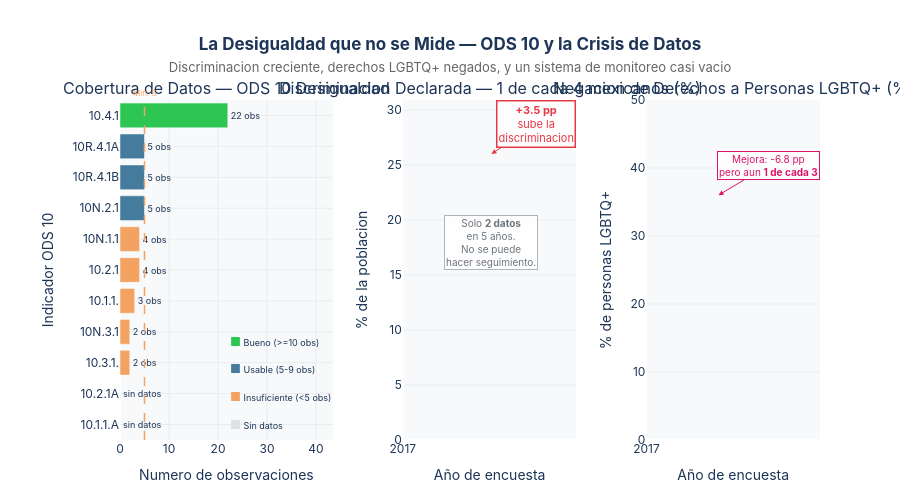

Notebook code for this chart:
### Markdown cell above
---
## Acto VI — La Discriminación: lo que los números casi no alcanzan a ver

El ODS 10.3.1 mide la proporción de la población que declara haber sufrido discriminación.  
Solo hay **dos puntos de datos**: 2017 y 2022.

Con apenas dos observaciones, no se puede hacer estadística. Pero el número sube: de **20.2%** a **23.7%** — casi 1 de cada 4 mexicanos declara haberse sentido discriminado.

Y el indicador 10N.3.1 muestra que el **33.8%** de las personas LGBTQ+ reportaron negación de derechos en 2022, bajando del 40.6% de 2017. Mejor — pero aún inaceptable.

### Code cell
# ══════════════════════════════════════════════════════════════════════════════
# FIGURA 6 — Discriminación y derechos + el problema de datos
# ══════════════════════════════════════════════════════════════════════════════

disc  = get_serie('10.3.1.')    # discriminacion declarada
lgbtq = get_serie('10N.3.1')    # negacion derechos LGBTQ+

# ¿Cuántos indicadores ODS 10 tienen datos suficientes?
ods10_meta = meta[meta['ods_number']==10].copy()
ods10_meta['estado'] = ods10_meta.apply(
    lambda r: 'Sin datos' if not r['loaded'] or r['n_observations'] == 0
    else 'Insuficiente (<5 obs)' if r['n_observations'] < 5
    else 'Usable (5-9 obs)' if r['n_observations'] < 10
    else 'Bueno (>=10 obs)', axis=1
)

fig_disc = make_subplots(
    rows=1, cols=3,
    subplot_titles=[
        'Cobertura de Datos — ODS 10 Desigualdad',
        'Discriminacion Declarada — 1 de cada 4 mexicanos (%)',
        'Negacion de Derechos a Personas LGBTQ+ (%)'
    ],
    column_widths=[0.38, 0.31, 0.31],
    horizontal_spacing=0.1
)

# ── Panel 1: Mapa de cobertura ODS 10 ────────────────────────────────────────
color_estados = {
    'Sin datos':            '#DEE2E6',
    'Insuficiente (<5 obs)':'#F4A261',
    'Usable (5-9 obs)':     '#457B9D',
    'Bueno (>=10 obs)':     '#2DC653'
}

# Ordenar por numero de observaciones
ods10_meta_sort = ods10_meta.sort_values('n_observations', ascending=True)

fig_disc.add_trace(go.Bar(
    x=ods10_meta_sort['n_observations'],
    y=ods10_meta_sort['indicator_id'],
    orientation='h',
    marker_color=[color_estados[e] for e in ods10_meta_sort['estado']],
    marker_line_color='white', marker_line_width=0.5,
    text=['{} obs'.format(int(v)) if v > 0 else 'sin datos'
          for v in ods10_meta_sort['n_observations']],
    textposition='outside', textfont=dict(size=9),
    showlegend=False,
    hovertemplate='<b>%{y}</b><br>Observaciones: <b>%{x}</b><extra></extra>'
), row=1, col=1)

fig_disc.add_vline(
    x=5, line_dash='dash', line_color=C_ACENTO, line_width=1.5, row=1, col=1,
    annotation_text='Min. 5', annotation_position='top',
    annotation_font=dict(size=8, color=C_ACENTO)
)

# Leyenda manual como anotaciones
for i, (estado, color) in enumerate(color_estados.items()):
    fig_disc.add_annotation(
        x=22, y=i * 0.9,
        text='<span style="color:{};font-size:12px;">■</span> {}'.format(color, estado),
        showarrow=False, xanchor='left',
        font=dict(size=9, color=C_LINEA), row=1, col=1
    )

# ── Panel 2: Discriminación declarada ────────────────────────────────────────
fig_disc.add_trace(go.Bar(
    x=['2017', '2022'],
    y=disc['valor'].tolist(),
    marker_color=[C_ACENTO, C_ALERTA],
    marker_line_color='white', marker_line_width=1,
    text=['{:.1f}%'.format(v) for v in disc['valor']],
    textposition='outside', textfont=dict(size=14),
    showlegend=False,
    hovertemplate='<b>%{x}</b><br>Discriminacion declarada: <b>%{y:.1f}%</b><extra></extra>',
    width=0.4
), row=1, col=2)

fig_disc.add_annotation(
    x='2022', y=26,
    text='<b>+3.5 pp</b><br>sube la<br>discriminacion',
    showarrow=True, arrowhead=2, arrowcolor=C_ALERTA,
    ax=45, ay=-30, font=dict(size=11, color=C_ALERTA),
    bgcolor='rgba(255,255,255,0.9)', bordercolor=C_ALERTA, borderwidth=1.5,
    row=1, col=2
)
fig_disc.add_annotation(
    x='2019', y=18,
    text='Solo <b>2 datos</b><br>en 5 años.<br>No se puede<br>hacer seguimiento.',
    showarrow=False,
    font=dict(size=10, color=C_NEUTRO),
    bgcolor='rgba(255,255,255,0.85)', bordercolor='#ADB5BD', borderwidth=1,
    row=1, col=2
)

# ── Panel 3: LGBTQ+ ───────────────────────────────────────────────────────────
fig_disc.add_trace(go.Bar(
    x=['2017', '2022'],
    y=lgbtq['valor'].tolist(),
    marker_color=[C_ACENTO, C_ODS10],
    marker_line_color='white', marker_line_width=1,
    text=['{:.1f}%'.format(v) for v in lgbtq['valor']],
    textposition='outside', textfont=dict(size=14),
    showlegend=False,
    hovertemplate='<b>%{x}</b><br>Negacion derechos LGBTQ+: <b>%{y:.1f}%</b><extra></extra>',
    width=0.4
), row=1, col=3)

fig_disc.add_annotation(
    x='2022', y=36,
    text='Mejora: -6.8 pp<br>pero aun <b>1 de cada 3</b>',
    showarrow=True, arrowhead=2, arrowcolor=C_ODS10,
    ax=50, ay=-30, font=dict(size=10, color=C_ODS10),
    bgcolor='rgba(255,255,255,0.85)', bordercolor=C_ODS10, borderwidth=1,
    row=1, col=3
)

fig_disc.update_xaxes(showgrid=True, gridcolor='#E9ECEF')
fig_disc.update_yaxes(showgrid=True, gridcolor='#E9ECEF')
fig_disc.update_xaxes(title_text='Numero de observaciones', row=1, col=1)
fig_disc.update_xaxes(title_text='Año de encuesta', row=1, col=2)
fig_disc.update_xaxes(title_text='Año de encuesta', row=1, col=3)
fig_disc.update_yaxes(title_text='Indicador ODS 10', row=1, col=1)
fig_disc.update_yaxes(title_text='% de la poblacion', row=1, col=2)
fig_disc.update_yaxes(title_text='% de personas LGBTQ+', row=1, col=3, range=[0, 50])

fig_disc.update_layout(
    title=dict(
        text='<b>La Desigualdad que no se Mide — ODS 10 y la Crisis de Datos</b><br>'
             '<span style="font-size:13px;color:#666;font-weight:normal">'
             'Discriminacion creciente, derechos LGBTQ+ negados, y un sistema de monitoreo casi vacio</span>',
        x=0.5, xanchor='center'
    ),
    height=500, plot_bgcolor=C_FONDO, paper_bgcolor='white',
    font=dict(family='Inter, Arial, sans-serif', color=C_LINEA),
    margin=dict(t=100, b=60, l=120)
)
fig_disc.show()

### Figure 1 — Plotly figure (JSON) as saved in the notebook; plotly's stock layout.template omitted (floating-point values rounded to 4 significant figures)
{"data": [{"hovertemplate": "<b>%{y}</b><br>Observaciones: <b>%{x}</b><extra></extra>", "marker": {"color": ["#DEE2E6", "#DEE2E6", "#F4A261", "#F4A261", "#F4A261", "#F4A261", "#F4A261", "#457B9D", "#457B9D", "#457B9D", "#2DC653"], "line": {"color": "white", "width": 0.5}}, "orientation": "h", "showlegend": false, "text": ["sin datos", "sin datos", "2 obs", "2 obs", "3 obs", "4 obs", "4 obs", "5 obs", "5 obs", "5 obs", "22 obs"], "textfont": {"size": 9}, "textposition": "outside", "type": "bar", "x": [0, 0, 2, 2, 3, 4, 4, 5, 5, 5, 22], "xaxis": "x", "y": ["10.1.1.A", "10.2.1A", "10.3.1.", "10N.3.1", "10.1.1.", "10.2.1", "10N.1.1", "10N.2.1", "10R.4.1B", "10R.4.1A", "10.4.1"], "yaxis": "y"}, {"hovertemplate": "<b>%{x}</b><br>Discriminacion declarada: <b>%{y:.1f}%</b><extra></extra>", "marker": {"color": ["#F4A261", "#E63946"], "line": {"color": "white", "width": 1}}, "showlegend": false, "text": ["20.2%", "23.7%"], "textfont": {"size": 14}, "textposition": "outside", "type": "bar", "width": 0.4, "x": ["2017", "2022"], "xaxis": "x2", "y": [20.18, 23.72], "yaxis": "y2"}, {"hovertemplate": "<b>%{x}</b><br>Negacion derechos LGBTQ+: <b>%{y:.1f}%</b><extra></extra>", "marker": {"color": ["#F4A261", "#DD1367"], "line": {"color": "white", "width": 1}}, "showlegend": false, "text": ["40.6%", "33.8%"], "textfont": {"size": 14}, "textposition": "outside", "type": "bar", "width": 0.4, "x": ["2017", "2022"], "xaxis": "x3", "y": [40.6, 33.8], "yaxis": "y3"}], "layout": {"annotations": [{"font": {"size": 16}, "showarrow": false, "text": "Cobertura de Datos — ODS 10 Desigualdad", "x": 0.152, "xanchor": "center", "xref": "paper", "y": 1, "yanchor": "bottom", "yref": "paper"}, {"font": {"size": 16}, "showarrow": false, "text": "Discriminacion Declarada — 1 de cada 4 mexicanos (%)", "x": 0.528, "xanchor": "center", "xref": "paper", "y": 1, "yanchor": "bottom", "yref": "paper"}, {"font": {"size": 16}, "showarrow": false, "text": "Negacion de Derechos a Personas LGBTQ+ (%)", "x": 0.876, "xanchor": "center", "xref": "paper", "y": 1, "yanchor": "bottom", "yref": "paper"}, {"font": {"color": "#F4A261", "size": 8}, "showarrow": false, "text": "Min. 5", "x": 5, "xanchor": "center", "xref": "x", "y": 1, "yanchor": "bottom", "yref": "y domain"}, {"font": {"color": "#1D3557", "size": 9}, "showarrow": false, "text": "<span style=\"color:#DEE2E6;font-size:12px;\">■</span> Sin datos", "x": 22, "xanchor": "left", "xref": "x", "y": 0, "yref": "y"}, {"font": {"color": "#1D3557", "size": 9}, "showarrow": false, "text": "<span style=\"color:#F4A261;font-size:12px;\">■</span> Insuficiente (<5 obs)", "x": 22, "xanchor": "left", "xref": "x", "y": 0.9, "yref": "y"}, {"font": {"color": "#1D3557", "size": 9}, "showarrow": false, "text": "<span style=\"color:#457B9D;font-size:12px;\">■</span> Usable (5-9 obs)", "x": 22, "xanchor": "left", "xref": "x", "y": 1.8, "yref": "y"}, {"font": {"color": "#1D3557", "size": 9}, "showarrow": false, "text": "<span style=\"color:#2DC653;font-size:12px;\">■</span> Bueno (>=10 obs)", "x": 22, "xanchor": "left", "xref": "x", "y": 2.7, "yref": "y"}, {"arrowcolor": "#E63946", "arrowhead": 2, "ax": 45, "ay": -30, "bgcolor": "rgba(255,255,255,0.9)", "bordercolor": "#E63946", "borderwidth": 1.5, "font": {"color": "#E63946", "size": 11}, "showarrow": true, "text": "<b>+3.5 pp</b><br>sube la<br>discriminacion", "x": "2022", "xref": "x2", "y": 26, "yref": "y2"}, {"bgcolor": "rgba(255,255,255,0.85)", "bordercolor": "#ADB5BD", "borderwidth": 1, "font": {"color": "#6C757D", "size": 10}, "showarrow": false, "text": "Solo <b>2 datos</b><br>en 5 años.<br>No se puede<br>hacer seguimiento.", "x": "2019", "xref": "x2", "y": 18, "yref": "y2"}, {"arrowcolor": "#DD1367", "arrowhead": 2, "ax": 50, "ay": -30, "bgcolor": "rgba(255,255,255,0.85)", "bordercolor": "#DD1367", "borderwidth": 1, "font": {"color": "#DD1367", "size": 10}, "showarrow": true, "text": "Mejora: -6.8 pp<br>pero aun <b>1 de cada 3</b>", "x": "2022", "xref": "x3", "y": 36, "yref": "y3"}], "font": {"color": "#1D3557", "family": "Inter, Arial, sans-serif"}, "height": 500, "margin": {"b": 60, "l": 120, "t": 100}, "paper_bgcolor": "white", "plot_bgcolor": "#F8F9FA", "shapes": [{"line": {"color": "#F4A261", "dash": "dash", "width": 1.5}, "type": "line", "x0": 5, "x1": 5, "xref": "x", "y0": 0, "y1": 1, "yref": "y domain"}], "title": {"text": "<b>La Desigualdad que no se Mide — ODS 10 y la Crisis de Datos</b><br><span style=\"font-size:13px;color:#666;font-weight:normal\">Discriminacion creciente, derechos LGBTQ+ negados, y un sistema de monitoreo casi vacio</span>", "x": 0.5, "xanchor": "center"}, "xaxis": {"anchor": "y", "domain": [0, 0.304], "gridcolor": "#E9ECEF", "showgrid": true, "title": {"text": "Numero de observaciones"}}, "xaxis2": {"anchor": "y2", "domain": [0.404, 0.652], "gridcolor": "#E9ECEF", "showgrid": true, "title": {"text": "Año de encuesta"}}, "xaxis3": {"anchor": "y3", "domain": [0.752, 1], "gridcolor": "#E9ECEF", "showgrid": true, "title": {"text": "Año de encuesta"}}, "yaxis": {"anchor": "x", "domain": [0, 1], "gridcolor": "#E9ECEF", "showgrid": true, "title": {"text": "Indicador ODS 10"}}, "yaxis2": {"anchor": "x2", "domain": [0, 1], "gridcolor": "#E9ECEF", "showgrid": true, "title": {"text": "% de la poblacion"}}, "yaxis3": {"anchor": "x3", "domain": [0, 1], "gridcolor": "#E9ECEF", "range": [0, 50], "showgrid": true, "title": {"text": "% de personas LGBTQ+"}}}}
